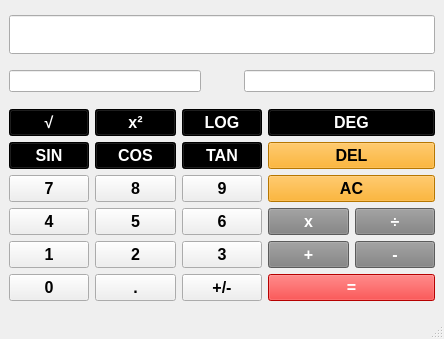
<?xml version="1.0" encoding="UTF-8"?>
<ui version="4.0">
 <class>MainWindow</class>
 <widget class="QMainWindow" name="MainWindow">
  <property name="geometry">
   <rect>
    <x>0</x>
    <y>0</y>
    <width>444</width>
    <height>339</height>
   </rect>
  </property>
  <property name="maximumSize">
   <size>
    <width>444</width>
    <height>340</height>
   </size>
  </property>
  <property name="windowTitle">
   <string>MainWindow</string>
  </property>
  <widget class="QWidget" name="centralwidget">
   <layout class="QGridLayout" name="gridLayout_2">
    <item row="0" column="0" colspan="3">
     <widget class="QLineEdit" name="resultLE">
      <property name="font">
       <font>
        <pointsize>20</pointsize>
       </font>
      </property>
      <property name="maxLength">
       <number>10</number>
      </property>
      <property name="alignment">
       <set>Qt::AlignRight|Qt::AlignTrailing|Qt::AlignVCenter</set>
      </property>
      <property name="readOnly">
       <bool>true</bool>
      </property>
     </widget>
    </item>
    <item row="1" column="0">
     <widget class="QLineEdit" name="op1LE">
      <property name="maxLength">
       <number>10</number>
      </property>
      <property name="alignment">
       <set>Qt::AlignRight|Qt::AlignTrailing|Qt::AlignVCenter</set>
      </property>
      <property name="readOnly">
       <bool>true</bool>
      </property>
      <property name="placeholderText">
       <string/>
      </property>
     </widget>
    </item>
    <item row="1" column="1">
     <widget class="QLabel" name="operationLB">
      <property name="minimumSize">
       <size>
        <width>31</width>
        <height>31</height>
       </size>
      </property>
      <property name="font">
       <font>
        <pointsize>11</pointsize>
       </font>
      </property>
      <property name="text">
       <string/>
      </property>
      <property name="alignment">
       <set>Qt::AlignCenter</set>
      </property>
     </widget>
    </item>
    <item row="1" column="2">
     <widget class="QLineEdit" name="op2LE">
      <property name="maxLength">
       <number>10</number>
      </property>
      <property name="alignment">
       <set>Qt::AlignRight|Qt::AlignTrailing|Qt::AlignVCenter</set>
      </property>
      <property name="readOnly">
       <bool>true</bool>
      </property>
      <property name="placeholderText">
       <string/>
      </property>
     </widget>
    </item>
    <item row="2" column="0" colspan="3">
     <layout class="QGridLayout" name="gridLayout">
      <item row="3" column="2">
       <widget class="QPushButton" name="number6BT">
        <property name="font">
         <font>
          <pointsize>12</pointsize>
          <weight>75</weight>
          <bold>true</bold>
         </font>
        </property>
        <property name="text">
         <string>6</string>
        </property>
       </widget>
      </item>
      <item row="3" column="3">
       <widget class="QPushButton" name="multiplicationBT">
        <property name="font">
         <font>
          <pointsize>12</pointsize>
          <weight>75</weight>
          <bold>true</bold>
         </font>
        </property>
        <property name="styleSheet">
         <string notr="true">background-color: gray;
color: white;</string>
        </property>
        <property name="text">
         <string>x</string>
        </property>
       </widget>
      </item>
      <item row="5" column="3" colspan="2">
       <widget class="QPushButton" name="equalsBT">
        <property name="font">
         <font>
          <pointsize>12</pointsize>
          <weight>75</weight>
          <bold>true</bold>
         </font>
        </property>
        <property name="styleSheet">
         <string notr="true">background-color: red;
color: white;</string>
        </property>
        <property name="text">
         <string>=</string>
        </property>
       </widget>
      </item>
      <item row="2" column="1">
       <widget class="QPushButton" name="number8BT">
        <property name="font">
         <font>
          <pointsize>12</pointsize>
          <weight>75</weight>
          <bold>true</bold>
         </font>
        </property>
        <property name="text">
         <string>8</string>
        </property>
       </widget>
      </item>
      <item row="2" column="0">
       <widget class="QPushButton" name="number7BT">
        <property name="font">
         <font>
          <pointsize>12</pointsize>
          <weight>75</weight>
          <bold>true</bold>
         </font>
        </property>
        <property name="text">
         <string>7</string>
        </property>
       </widget>
      </item>
      <item row="4" column="1">
       <widget class="QPushButton" name="number2BT">
        <property name="font">
         <font>
          <pointsize>12</pointsize>
          <weight>75</weight>
          <bold>true</bold>
         </font>
        </property>
        <property name="text">
         <string>2</string>
        </property>
       </widget>
      </item>
      <item row="5" column="1">
       <widget class="QPushButton" name="pointBT">
        <property name="font">
         <font>
          <pointsize>12</pointsize>
          <weight>75</weight>
          <bold>true</bold>
         </font>
        </property>
        <property name="text">
         <string>.</string>
        </property>
       </widget>
      </item>
      <item row="5" column="2">
       <widget class="QPushButton" name="changeSignBT">
        <property name="font">
         <font>
          <pointsize>12</pointsize>
          <weight>75</weight>
          <bold>true</bold>
         </font>
        </property>
        <property name="text">
         <string>+/-</string>
        </property>
       </widget>
      </item>
      <item row="1" column="2">
       <widget class="QPushButton" name="tangenteBT">
        <property name="font">
         <font>
          <pointsize>12</pointsize>
          <weight>75</weight>
          <bold>true</bold>
         </font>
        </property>
        <property name="styleSheet">
         <string notr="true">background-color: black;
color: white;</string>
        </property>
        <property name="text">
         <string>TAN</string>
        </property>
       </widget>
      </item>
      <item row="2" column="3" colspan="2">
       <widget class="QPushButton" name="clearBT">
        <property name="font">
         <font>
          <pointsize>12</pointsize>
          <weight>75</weight>
          <bold>true</bold>
         </font>
        </property>
        <property name="styleSheet">
         <string notr="true">background-color: orange;</string>
        </property>
        <property name="text">
         <string>AC</string>
        </property>
       </widget>
      </item>
      <item row="3" column="4">
       <widget class="QPushButton" name="divisionBT">
        <property name="font">
         <font>
          <pointsize>12</pointsize>
          <weight>75</weight>
          <bold>true</bold>
         </font>
        </property>
        <property name="styleSheet">
         <string notr="true">background-color: gray;
color: white;</string>
        </property>
        <property name="text">
         <string>÷</string>
        </property>
       </widget>
      </item>
      <item row="4" column="2">
       <widget class="QPushButton" name="number3BT">
        <property name="font">
         <font>
          <pointsize>12</pointsize>
          <weight>75</weight>
          <bold>true</bold>
         </font>
        </property>
        <property name="text">
         <string>3</string>
        </property>
       </widget>
      </item>
      <item row="0" column="0">
       <widget class="QPushButton" name="raizCuadradaBT">
        <property name="font">
         <font>
          <pointsize>12</pointsize>
          <weight>75</weight>
          <bold>true</bold>
         </font>
        </property>
        <property name="styleSheet">
         <string notr="true">background-color: black;
color: white;
</string>
        </property>
        <property name="text">
         <string>√</string>
        </property>
       </widget>
      </item>
      <item row="5" column="0">
       <widget class="QPushButton" name="number0BT">
        <property name="font">
         <font>
          <pointsize>12</pointsize>
          <weight>75</weight>
          <bold>true</bold>
         </font>
        </property>
        <property name="text">
         <string>0</string>
        </property>
       </widget>
      </item>
      <item row="1" column="3" colspan="2">
       <widget class="QPushButton" name="deleteBT">
        <property name="font">
         <font>
          <pointsize>12</pointsize>
          <weight>75</weight>
          <bold>true</bold>
         </font>
        </property>
        <property name="styleSheet">
         <string notr="true">background-color: orange;</string>
        </property>
        <property name="text">
         <string>DEL</string>
        </property>
       </widget>
      </item>
      <item row="3" column="1">
       <widget class="QPushButton" name="number5BT">
        <property name="font">
         <font>
          <pointsize>12</pointsize>
          <weight>75</weight>
          <bold>true</bold>
         </font>
        </property>
        <property name="text">
         <string>5</string>
        </property>
       </widget>
      </item>
      <item row="4" column="0">
       <widget class="QPushButton" name="number1BT">
        <property name="font">
         <font>
          <pointsize>12</pointsize>
          <weight>75</weight>
          <bold>true</bold>
         </font>
        </property>
        <property name="text">
         <string>1</string>
        </property>
       </widget>
      </item>
      <item row="4" column="4">
       <widget class="QPushButton" name="substractBT">
        <property name="font">
         <font>
          <pointsize>12</pointsize>
          <weight>75</weight>
          <bold>true</bold>
         </font>
        </property>
        <property name="styleSheet">
         <string notr="true">background-color: gray;
color: white;</string>
        </property>
        <property name="text">
         <string>-</string>
        </property>
       </widget>
      </item>
      <item row="2" column="2">
       <widget class="QPushButton" name="number9BT">
        <property name="font">
         <font>
          <pointsize>12</pointsize>
          <weight>75</weight>
          <bold>true</bold>
         </font>
        </property>
        <property name="text">
         <string>9</string>
        </property>
       </widget>
      </item>
      <item row="4" column="3">
       <widget class="QPushButton" name="addBT">
        <property name="font">
         <font>
          <pointsize>12</pointsize>
          <weight>75</weight>
          <bold>true</bold>
         </font>
        </property>
        <property name="styleSheet">
         <string notr="true">background-color: gray;
color: white;</string>
        </property>
        <property name="text">
         <string>+</string>
        </property>
       </widget>
      </item>
      <item row="0" column="1">
       <widget class="QPushButton" name="elevarCuadradoBT">
        <property name="font">
         <font>
          <pointsize>12</pointsize>
          <weight>75</weight>
          <bold>true</bold>
         </font>
        </property>
        <property name="styleSheet">
         <string notr="true">background-color: black;
color: white;</string>
        </property>
        <property name="text">
         <string>x²</string>
        </property>
       </widget>
      </item>
      <item row="3" column="0">
       <widget class="QPushButton" name="number4BT">
        <property name="font">
         <font>
          <pointsize>12</pointsize>
          <weight>75</weight>
          <bold>true</bold>
         </font>
        </property>
        <property name="text">
         <string>4</string>
        </property>
       </widget>
      </item>
      <item row="0" column="2">
       <widget class="QPushButton" name="logaritmoBT">
        <property name="font">
         <font>
          <pointsize>12</pointsize>
          <weight>75</weight>
          <bold>true</bold>
         </font>
        </property>
        <property name="styleSheet">
         <string notr="true">background-color: black;
color: white;</string>
        </property>
        <property name="text">
         <string>LOG</string>
        </property>
       </widget>
      </item>
      <item row="1" column="1">
       <widget class="QPushButton" name="cosenoBT">
        <property name="font">
         <font>
          <pointsize>12</pointsize>
          <weight>75</weight>
          <bold>true</bold>
         </font>
        </property>
        <property name="styleSheet">
         <string notr="true">background-color: black;
color: white;</string>
        </property>
        <property name="text">
         <string>COS</string>
        </property>
       </widget>
      </item>
      <item row="1" column="0">
       <widget class="QPushButton" name="senoBT">
        <property name="font">
         <font>
          <pointsize>12</pointsize>
          <weight>75</weight>
          <bold>true</bold>
         </font>
        </property>
        <property name="styleSheet">
         <string notr="true">background-color: black;
color: white;</string>
        </property>
        <property name="text">
         <string>SIN</string>
        </property>
       </widget>
      </item>
      <item row="0" column="3" colspan="2">
       <widget class="QPushButton" name="gradosRadianesBT">
        <property name="font">
         <font>
          <pointsize>12</pointsize>
          <weight>75</weight>
          <bold>true</bold>
         </font>
        </property>
        <property name="styleSheet">
         <string notr="true">background-color: black;
color: white;</string>
        </property>
        <property name="text">
         <string>DEG</string>
        </property>
       </widget>
      </item>
     </layout>
    </item>
   </layout>
  </widget>
  <widget class="QMenuBar" name="menubar">
   <property name="geometry">
    <rect>
     <x>0</x>
     <y>0</y>
     <width>444</width>
     <height>22</height>
    </rect>
   </property>
  </widget>
  <widget class="QStatusBar" name="statusbar"/>
 </widget>
 <resources/>
 <connections/>
</ui>
